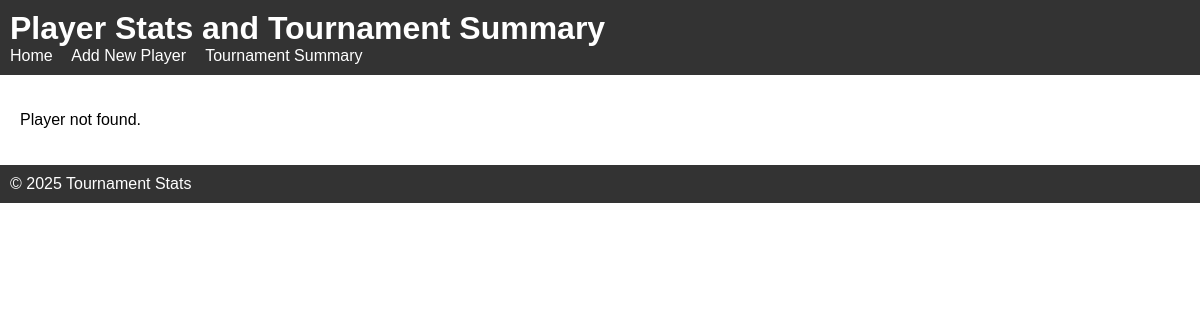
The app's page /AdminPanel/view.php?player_name=Chamika+Chandimal, older data.
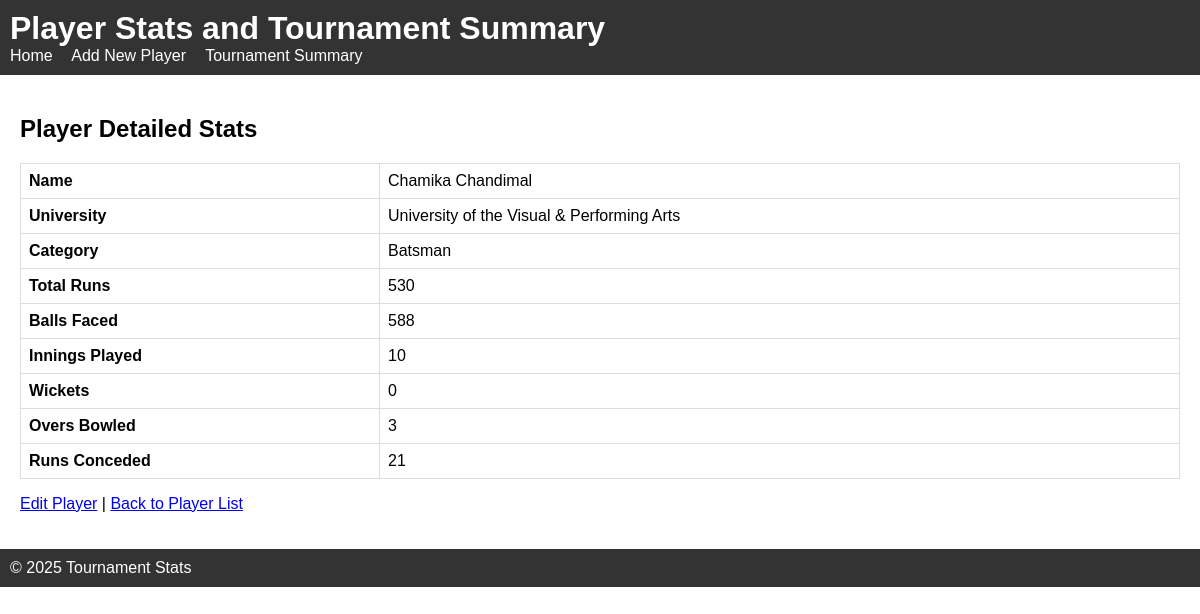
The same page, newer data.
### tables this page shows
CREATE TABLE `sample_data` (
  `Name` varchar(22) DEFAULT NULL,
  `University` varchar(42) DEFAULT NULL,
  `Category` varchar(11) DEFAULT NULL,
  `Total Runs` varchar(10) DEFAULT NULL,
  `Balls Faced` varchar(11) DEFAULT NULL,
  `Innings Played` varchar(14) DEFAULT NULL,
  `Wickets` varchar(7) DEFAULT NULL,
  `Overs Bowled` varchar(12) DEFAULT NULL,
  `Runs Conceded` varchar(13) DEFAULT NULL
);

### AdminPanel/view.php (the view, shortened to what this page needs)
<?php
require_once 'includes/db.php';
include 'includes/header.php';
$playerName = $conn->real_escape_string($_GET['player_name']);
$sql = "SELECT * FROM sample_data WHERE `Name` = '$playerName'";
$result = $conn->query($sql);
if ($result->num_rows == 0) {
    echo "<p>Player not found.</p>";
    include 'includes/footer.php';
    exit;
}
$player = $result->fetch_assoc();
?>
<h2>Player Detailed Stats</h2>
<table border="1" cellspacing="0" cellpadding="5">
    <tr>
        <th>Name</th>
        <td><?php echo htmlspecialchars($player['Name']); ?></td>
    </tr>
    <tr>
        <th>University</th>
        <td><?php echo htmlspecialchars($player['University']); ?></td>
    </tr>
    <tr>
        <th>Category</th>
        <td><?php echo htmlspecialchars($player['Category']); ?></td>
    </tr>
    <tr>
        <th>Total Runs</th>
        <td><?php echo htmlspecialchars($player['Total Runs']); ?></td>
    </tr>
    <tr>
        <th>Balls Faced</th>
        <td><?php echo htmlspecialchars($player['Balls Faced']); ?></td>
    </tr>
    <tr>
        <th>Innings Played</th>
        <td><?php echo htmlspecialchars($player['Innings Played']); ?></td>
    </tr>
    <tr>
        <th>Wickets</th>
        <td><?php echo htmlspecialchars($player['Wickets']); ?></td>
    </tr>
    <tr>
        <th>Overs Bowled</th>
        <td><?php echo htmlspecialchars($player['Overs Bowled']); ?></td>
    </tr>
    <tr>
        <th>Runs Conceded</th>
        <td><?php echo htmlspecialchars($player['Runs Conceded']); ?></td>
    </tr>
</table>
<p>
    <a href="edit.php?player_name=<?php echo urlencode($player['Name']); ?>">Edit Player</a> |
    <a href="index.php">Back to Player List</a>
</p>
<?php include 'includes/footer.php'; ?>

### AdminPanel/includes/header.php (shortened to what this page needs)
<!DOCTYPE html>
<html lang="en">
<head>
    <link rel="stylesheet" href="css/style.css">
</head>
<body>
    <header>
        <h1>Player Stats and Tournament Summary</h1>
        <nav>
            <a href="index.php">Home</a>
            <a href="create.php">Add New Player</a>
            <a href="tournament_summary.php">Tournament Summary</a>
        </nav>
    </header>
    <main>

### AdminPanel/includes/footer.php (shortened to what this page needs)
    </main>
    <footer>
        <p>&copy; <?php echo date("Y"); ?> Tournament Stats</p>
    </footer>
</body>
</html>

### AdminPanel/css/style.css (style rules this page uses)
body { font-family: Arial, sans-serif; margin: 0; padding: 0; }
header, footer { background-color: #333; color: #fff; padding: 10px; }
header h1, footer p { margin: 0; }
nav a { color: #fff; margin-right: 15px; text-decoration: none; }
main { padding: 20px; }
table { width: 100%; border-collapse: collapse; margin-top: 10px; }
table, th, td { border: 1px solid #ddd; }
th, td { padding: 8px; text-align: left; }

Row changes from the older to the newer data that the page shows:
added sample_data: Name "Chamika Chandimal", University "University of the Visual & Performing Arts", Category "Batsman", Total Runs "530", Balls Faced "588", Innings Played "10", Wickets "0", Overs Bowled "3", Runs Conceded "21"
Text that changed along with them:
text no longer shown: "Player not found."
text now shown: "Player Detailed Stats Name University Category Total Runs Balls Faced Innings Played Wickets Overs Bowled Runs Conceded Edit Player | Back to Player List"
